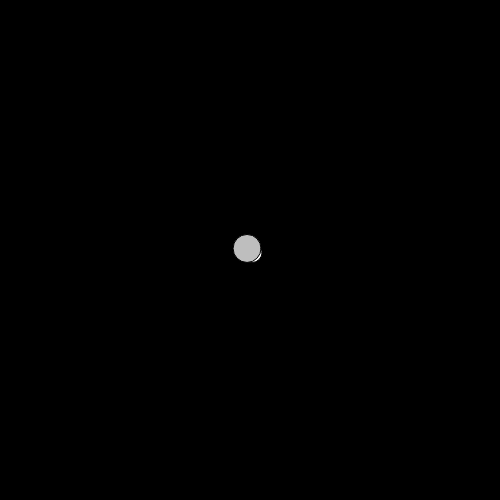
Frame 1 (no input)
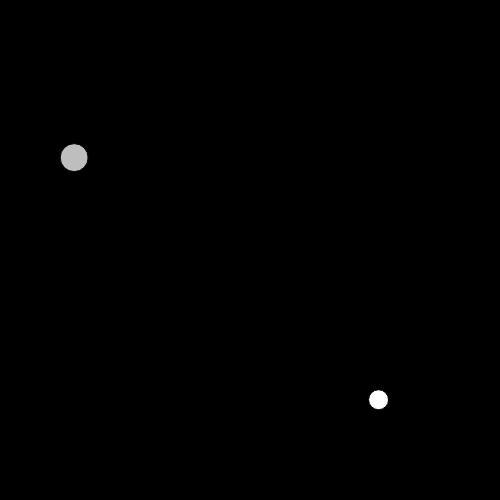
Frame 60 (no input)
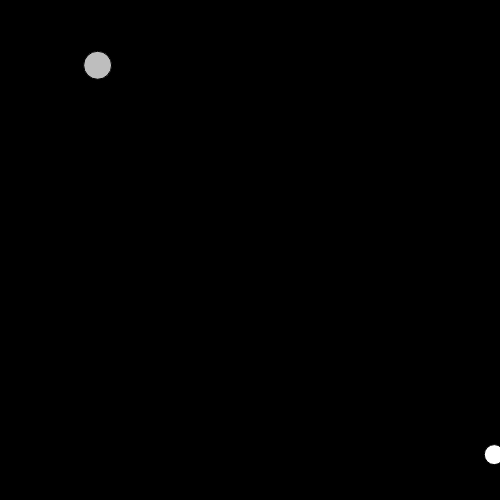
Frame 120 (the mouse pressed at the canvas centre since frame 60)

The p5.js sketch that drew these frames (run headless with seeded random() and noise() and a simulated clock; from frame 60 on, the mouse is pressed at the canvas centre):

// p5.js sketch
// ── sketch.js
//Example 2.4.2
// Simple Array Version with vector movement code

let speedXlist = [0.0, 0.0];
let speedYlist = [0.0, 0.0];
let loXlist = [0.0, 0.0];
let loYlist = [0.0, 0.0];

function setup() {

    background(0);
    createCanvas(500, 500);

    loXlist[0] = width/2;
    loYlist[0] = height/2;
    loXlist[1] = width/2;
    loYlist[1] = height/2;

    speedXlist[0] = random(-5,5);
    speedXlist[1] = random(-5,5);
    speedYlist[0] = random(-5,5);
    speedYlist[1] = random(-5,5);

}

function draw() {
    background(0);
    // First one (item 0)
    if ((loXlist[0]< 0)||(loXlist[0] > width)) {
    speedXlist[0] = -speedXlist[0];
    }
    if ((loYlist[0]< 0) || (loYlist[0] > height)) {
        speedYlist[0] = -speedYlist[0];
    }
    // Second one (item 1)
    if ((loXlist[1]< 0)||(loXlist[1] > width)) {
    speedXlist[1] = -speedXlist[1];
    }
    if ((loYlist[1]< 0) || (loYlist[1] > height)) {
    speedYlist[1] = -speedYlist[1];
    }

    // update the position of the ball and print to screen

    loXlist[0] += speedXlist[0];
    loYlist[0] += speedYlist[0];
    fill(255);
    ellipse(loXlist[0], loYlist[0], 20, 20);

    loXlist[1] += speedXlist[1];
    loYlist[1] += speedYlist[1];
    fill(190);
    ellipse(loXlist[1], loYlist[1], 28, 28);
}
